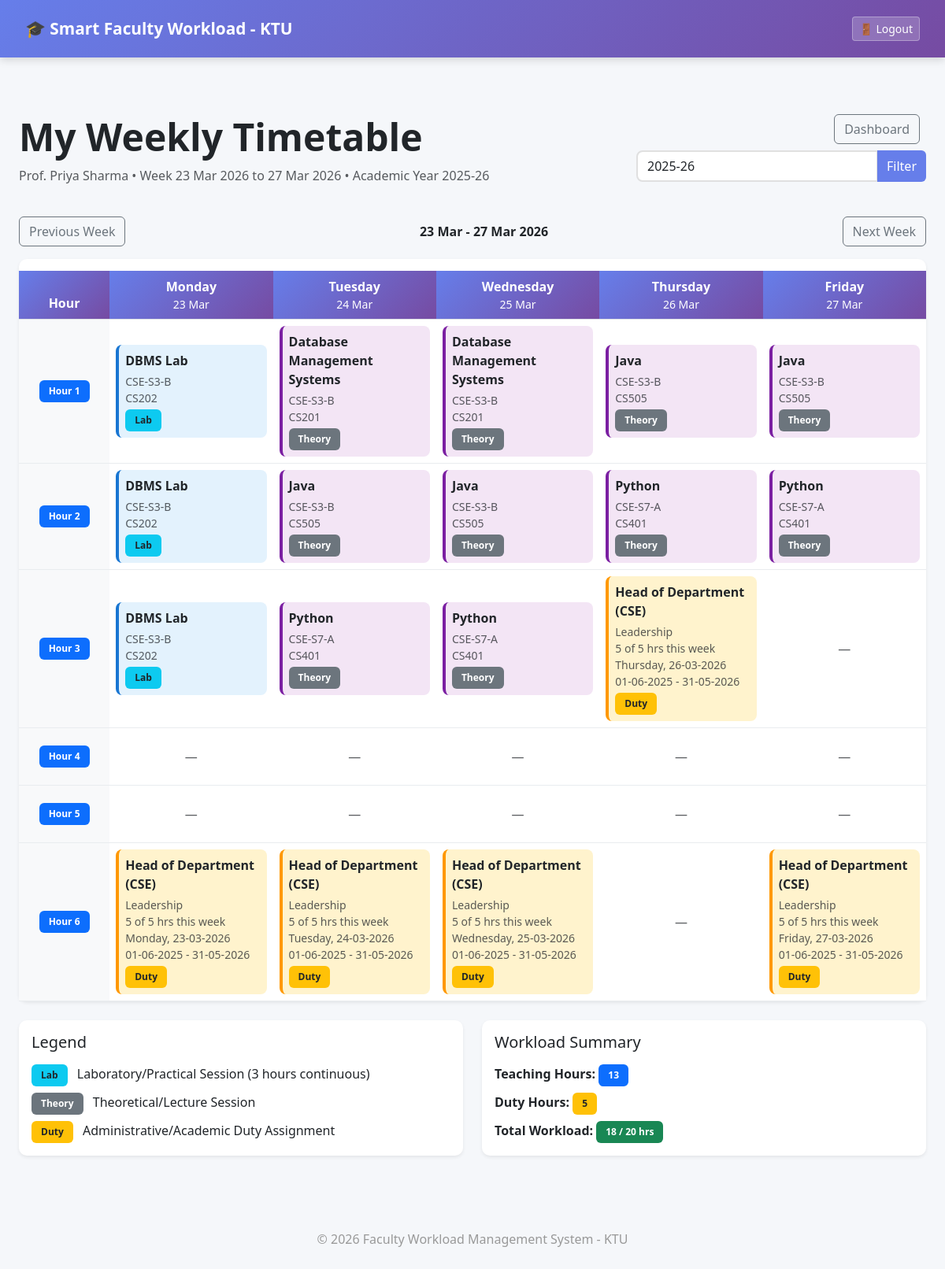
Page /faculty/timetable (signed in) on the committed database.
### app/models.py (models this page shows, shortened)
class Faculty(UserMixin, db.Model):
    id = db.Column(db.Integer, primary_key=True)
    name = db.Column(db.String(100), nullable=False)
    department = db.Column(db.String(100), nullable=False)
    designation = db.Column(db.String(50), nullable=False)
    email = db.Column(db.String(120), unique=True, nullable=False)
    password_hash = db.Column(db.String(200), nullable=False)
    max_workload = db.Column(db.Integer, default=20)
    role = db.Column(db.String(20), default="faculty")
    assignments = db.relationship(
        'Assignment',
        backref='faculty',
        lazy=True,
        cascade="all, delete-orphan"
    )
    duties = db.relationship(
        'AdditionalDuty',
        backref='faculty',
        lazy=True,
        cascade="all, delete-orphan"
    )
    timetables = db.relationship(
        'Timetable',
        backref='faculty_obj',
        lazy=True,
        cascade="all, delete-orphan"
    )

class Subject(db.Model):
    id = db.Column(db.Integer, primary_key=True)
    course_code = db.Column(db.String(20), nullable=False)
    subject_name = db.Column(db.String(150), nullable=False)
    subject_type = db.Column(db.String(20), nullable=False)  # 'Theory' or 'Lab'
    is_lab = db.Column(db.Boolean, default=False)  # Flag for lab subjects
    hours_per_week = db.Column(db.Integer, nullable=False)  # Theory: varies, Lab: typically 3 hours continuous
    semester = db.Column(db.Integer, nullable=False)  # Semester number (1-8)
    created_at = db.Column(db.DateTime, default=datetime.utcnow)
    assignments = db.relationship(
        'Assignment',
        backref='subject',
        lazy=True,
        cascade="all, delete-orphan"
    )

class Class(db.Model):
    __tablename__ = 'class'
    id = db.Column(db.Integer, primary_key=True)
    class_name = db.Column(db.String(50), nullable=False, unique=True)  # e.g., "S3-A", "S5-B"
    semester = db.Column(db.Integer, nullable=False)  # 1-8
    department = db.Column(db.String(100), nullable=False)  # e.g., "Computer Science"
    created_at = db.Column(db.DateTime, default=datetime.utcnow)
    timetables = db.relationship(
        'Timetable',
        backref='class_obj',
        lazy=True,
        cascade="all, delete-orphan"
    )

class AdditionalDuty(db.Model):
    __table_args__ = (
        db.UniqueConstraint(
            'faculty_id',
            'duty_name',
            'start_date',
            name='unique_faculty_duty_period'
        ),
    )
    id = db.Column(db.Integer, primary_key=True)
    faculty_id = db.Column(db.Integer, db.ForeignKey('faculty.id'), nullable=True)  # Allow unassigned
    duty_name = db.Column(db.String(150), nullable=False)  # e.g., "HOD", "Placement Officer", "Exam Cell Duty"
    category = db.Column(db.String(50), nullable=False)  # 'Leadership' (HOD/Placement Officer), 'Exam', 'Administrative', 'Research'
    duration_type = db.Column(db.String(20), nullable=False)  # 'Yearly' or 'Weekly' or 'Custom'
    hours = db.Column(db.Integer, nullable=False)  # Hours per week
    duty_day = db.Column(db.String(20), nullable=True)  # Monday-Friday
    start_date = db.Column(db.Date, nullable=False)  # When duty starts
    end_date = db.Column(db.Date, nullable=False)  # When duty ends
    academic_year = db.Column(db.String(20), nullable=False)  # e.g., "2025-26"
    created_at = db.Column(db.DateTime, default=datetime.utcnow)
    @property
    def preferred_days_list(self):
        if not self.duty_day:
            return []
        return [day.strip() for day in self.duty_day.split(',') if day.strip()]
    def is_active(self, reference_date=None):
        target_date = reference_date or datetime.utcnow().date()
        return self.start_date <= target_date <= self.end_date
    def overlaps_week(self, week_start):
        week_end = week_start + timedelta(days=4)
        return self.start_date <= week_end and self.end_date >= week_start

### app/routes.py (the view)
@main.route('/faculty/timetable')
@login_required
def faculty_timetable():
    return render_faculty_timetable_view(current_user)

### app/__init__.py (called while the page is built)
def create_app():
    app = Flask(__name__)
    app.config.from_object(Config)
    db.init_app(app)
    login_manager.init_app(app)
    from app.routes import main
    app.register_blueprint(main)
    from app.models import Faculty
    @login_manager.user_loader
    def load_user(user_id):
        return Faculty.query.get(int(user_id))
    return app

### app/routes.py (called while the page is built)
def get_latest_academic_year():
    assignment_years = [year for (year,) in db.session.query(Assignment.academic_year).distinct().all() if year]
    timetable_years = [year for (year,) in db.session.query(Timetable.academic_year).distinct().all() if year]
    all_years = sorted(set(assignment_years + timetable_years), reverse=True)
    return all_years[0] if all_years else None

def get_week_start(date_value=None):
    target_date = date_value or datetime.utcnow().date()
    return target_date - timedelta(days=target_date.weekday())

### app/templates/faculty_timetable.html (shortened to what this page needs)
{% extends "base.html" %}
{% block content %}
<div class="container-fluid py-4">
    <div class="row mb-4">
        <div class="col-md-8">
            <h1 class="display-5 fw-bold">
                 My Weekly Timetable
            </h1>
            <p class="text-muted">{{ faculty_name }} • Week {{ week_start.strftime('%d %b %Y') }} to {{ week_end.strftime('%d %b %Y') }} • Academic Year {{ academic_year }}</p>
        </div>
        <div class="col-md-4 text-end">
            <a href="{{ url_for('main.dashboard') }}" class="btn btn-outline-secondary me-2 mb-2">
                 Dashboard
            </a>
            <form method="get" class="d-inline">
                <div class="input-group">
                    <input
                        type="text"
                        class="form-control"
                        name="academic_year"
                        value="{{ academic_year }}"
                        placeholder="2025-26"
                    >
                    <button class="btn btn-primary" type="submit">Filter</button>
                </div>
            </form>
        </div>
    </div>
    <div class="d-flex justify-content-between align-items-center mb-3">
        <a class="btn btn-outline-secondary" href="{{ previous_week_url }}">Previous Week</a>
        <strong>{{ week_start.strftime('%d %b') }} - {{ week_end.strftime('%d %b %Y') }}</strong>
        <a class="btn btn-outline-secondary" href="{{ next_week_url }}">Next Week</a>
    </div>
    <div class="card border-0 shadow-sm">
        <div class="card-body p-0">
            <div class="table-responsive">
                <table class="table table-hover mb-0">
                    <thead class="bg-light">
                        <tr>
                            <th class="text-center fw-bold" style="width: 10%; background: linear-gradient(135deg, #667eea 0%, #764ba2 100%); color: white;">
                                Hour
                            </th>
                            {% for day in days %}
                            <th class="text-center fw-bold" style="width: 18%; background: linear-gradient(135deg, #667eea 0%, #764ba2 100%); color: white;">
                                {{ day }}
                                <div class="small fw-normal">{{ week_dates[day].strftime('%d %b') }}</div>
                            </th>
                            {% endfor %}
                        </tr>
                    </thead>
                    <tbody>
                        {% for hour in hours %}
                        <tr>
                            <td class="text-center fw-bold align-middle bg-light">
                                <span class="badge bg-primary">Hour {{ hour }}</span>
                            </td>
                            {% for day in days %}
                            <td class="align-middle" style="min-height: 80px;">
                                {% if timetable_grid[day][hour] %}
                                    {% set entry = timetable_grid[day][hour] %}
                                    {% if entry.type == 'class' %}
                                    <div class="p-2" style="background: {% if entry.is_lab %}#e3f2fd{% else %}#f3e5f5{% endif %}; border-radius: 8px; border-left: 4px solid {% if entry.is_lab %}#1976d2{% else %}#7b1fa2{% endif %};">
                                        <p class="mb-1">
                                            <strong class="text-dark">{{ entry.subject }}</strong>
                                        </p>
                                        <p class="mb-0 small text-muted">
                                             {{ entry.class }}
                                        </p>
                                        <p class="mb-0 small text-muted">
                                             {{ entry.course_code }}
                                        </p>
                                        {% if entry.is_lab %}
                                        <span class="badge bg-info text-dark mt-1">Lab</span>
                                        {% else %}
                                        <span class="badge bg-secondary mt-1">Theory</span>
                                        {% endif %}
                                    </div>
                                    {% elif entry.type == 'duty' %}
                                    <div class="p-2" style="background: #fff3cd; border-radius: 8px; border-left: 4px solid #ff9800;">
                                        <p class="mb-1">
                                            <strong class="text-dark">{{ entry.duty_name }}</strong>
                                        </p>
                                        <p class="mb-0 small text-muted">
                                             {{ entry.category }}
                                        </p>
                                        <p class="mb-0 small text-muted">
                                             {{ entry.allocated_hours }} of {{ entry.hours }} hrs this week
                                        </p>
                                        <p class="mb-0 small text-muted">
                                             {{ entry.duty_day }}, {{ entry.duty_date }}
                                        </p>
                                        <p class="mb-0 small text-muted">
                                             {{ entry.start_date }} - {{ entry.end_date }}
                                        </p>
                                        <span class="badge bg-warning text-dark mt-1">Duty</span>
                                    </div>
                                    {% endif %}
                                {% else %}
                                    <div class="text-center text-muted py-3">
                                        <span class="text-sm">—</span>
                                    </div>
                                {% endif %}
                            </td>
                            {% endfor %}
                        </tr>
                        {% endfor %}
                    </tbody>
                </table>
            </div>
        </div>
    </div>
    <div class="row mt-4">
        <div class="col-md-6">
            <div class="card border-0 shadow-sm">
                <div class="card-body">
                    <h5 class="card-title">
                         Legend
                    </h5>
                    <div class="mt-3">
                        <p class="mb-2">
                            <span class="badge bg-info text-dark">Lab</span>
                            <span class="ms-2">Laboratory/Practical Session (3 hours continuous)</span>
                        </p>
                        <p class="mb-2">
                            <span class="badge bg-secondary">Theory</span>
                            <span class="ms-2">Theoretical/Lecture Session</span>
                        </p>
                        <p class="mb-0">
                            <span class="badge bg-warning text-dark">Duty</span>
                            <span class="ms-2">Administrative/Academic Duty Assignment</span>
                        </p>
                    </div>
                </div>
            </div>
        </div>
        <div class="col-md-6">
            <div class="card border-0 shadow-sm">
                <div class="card-body">
                    <h5 class="card-title">
                         Workload Summary
                    </h5>
                    <div class="mt-3">
                        <p class="mb-2">
                            <strong>Teaching Hours:</strong>
                            <span class="badge bg-primary">{{ teaching_hours }}</span>
                        </p>
                        <p class="mb-2">
                            <strong>Duty Hours:</strong>
                            <span class="badge bg-warning text-dark">{{ total_duty_hours }}</span>
                        </p>
                        <p class="mb-0">
                            <strong>Total Workload:</strong>
                            <span class="badge bg-success">{{ teaching_hours + total_duty_hours }} / {{ faculty_max_workload }} hrs</span>
                        </p>
                    </div>
                </div>
            </div>
        </div>
    </div>
</div>
{% endblock %}

### app/templates/base.html (style rules this page uses)
:root { --primary: #667eea; --secondary: #764ba2; --success: #27ae60; --warning: #f39c12; --danger: #e74c3c; --info: #3498db; }
body { background: #f5f7fa; font-family: 'Segoe UI', Tahoma, Geneva, Verdana, sans-serif; }
.card { border: none; box-shadow: 0 3px 10px rgba(0, 0, 0, 0.08); border-radius: 10px; transition: all 0.3s ease; }
.btn-primary { background: var(--primary); border: none; transition: all 0.3s ease; }
table { margin-top: 15px; }
table thead { background: linear-gradient(135deg, var(--primary) 0%, var(--secondary) 100%); color: white; }
.badge { padding: 0.5rem 0.75rem; font-weight: 600; }
.form-control, .form-select { border: 2px solid #e0e0e0; border-radius: 8px; transition: border-color 0.3s ease; }

### app/templates/faculty_timetable.html (style rules this page uses)
.table td { border-color: #e9ecef; }

### rows in the picture
Faculty: name "Prof. Priya Sharma"
Subject: subject "DBMS Lab" "DBMS Lab" "DBMS Lab", course_code "CS202" "CS202" "CS202"
Class: class "CSE-S3-B" "CSE-S3-B" "CSE-S3-B" "CSE-S3-B" "CSE-S3-B" "CSE-S3-B" "CSE-S3-B" "CSE-S3-B" "CSE-S3-B"
Subject: subject "Database Management Systems" "Database Management Systems", course_code "CS201" "CS201"
Subject: subject "Java" "Java" "Java" "Java", course_code "CS505" "CS505" "CS505" "CS505"
Subject: subject "Python" "Python" "Python" "Python", course_code "CS401" "CS401" "CS401" "CS401"
Class: class "CSE-S7-A" "CSE-S7-A" "CSE-S7-A" "CSE-S7-A"
AdditionalDuty: duty_name "Head of Department (CSE)", category "Leadership", allocated_hours "5", hours "5", duty_day "Thursday", duty_date "26-03-2026", start_date "01-06-2025", end_date "31-05-2026", duty_day "Monday", duty_date "23-03-2026", duty_day "Tuesday", duty_date "24-03-2026", duty_day "Wednesday", duty_date "25-03-2026", duty_day "Friday", duty_date "27-03-2026"

### other values in the picture
{{ week_start.strftime('%d %b %Y') }} "23 Mar 2026"
{{ week_end.strftime('%d %b %Y') }} "27 Mar 2026"
{{ academic_year }} "2025-26"
{{ week_start.strftime('%d %b') }} "23 Mar"
{{ day }} "Monday" "Tuesday" "Wednesday" "Thursday" "Friday"
{{ week_dates[day].strftime('%d %b') }} "23 Mar" "24 Mar" "25 Mar" "26 Mar" "27 Mar"
{{ hour }} "1" "2" "3" "4" "5" "6"
{{ teaching_hours }} "13"
{{ total_duty_hours }} "5"
{{ teaching_hours + total_duty_hours }} "18"
{{ faculty_max_workload }} "20"
